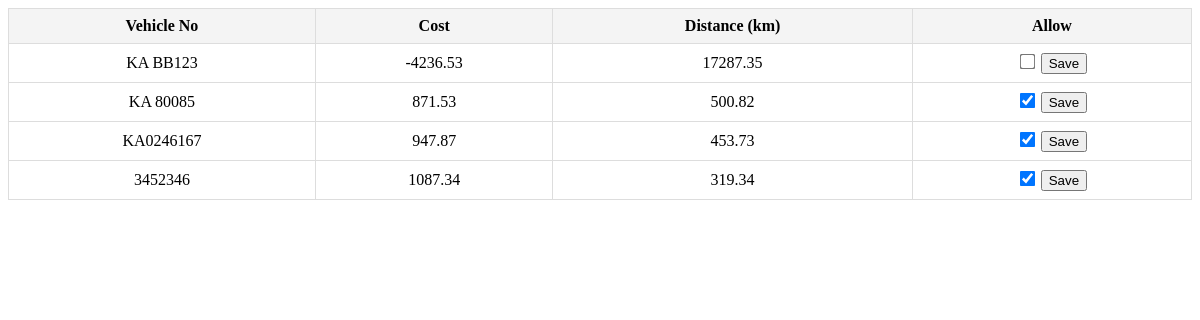
/balance, run on the app's committed database.
### models.py (models this page shows)
class Balance(db.Model):
    vehicle_no = db.Column(db.String(50), db.ForeignKey('registered_vehicles.vehicle_no'), primary_key=True, nullable=False)
    balance = db.Column(db.Float, default=1500, nullable=False)
    distance = db.Column(db.Float, default=0, nullable=False)
    allow = db.Column(db.Boolean, default=True, nullable=False)

### app.py (the view)
@app.route('/balance')
def balance():
    balance = Balance.query.all()
    for i in balance:
        if i.balance<=0:
            i.allow=False
    return render_template('balance.html', balance=balance)

### templates/balance.html (shortened to what this page needs)
<!DOCTYPE html>
<html lang="en">
<head>
</head>
<body>
    <table id="Table">
        <thead>
            <tr>
                <th>Vehicle No</th>
                <th>Cost</th>
                <th>Distance (km)</th>
                <th>Allow</th>
            </tr>
        </thead>
        <tbody>
            {% for item in balance %}
            <tr>
                <td>{{ item.vehicle_no }}</td>
                <td class="status">{{ item.balance }}</td>
                <td>{{ item.distance }}</td>
                <td>
                    <form method="POST" action="/allow_block/{{ item.vehicle_no }}">
                        <input type="checkbox" name="allow" class="allow" {% if item.allow%}checked{% endif %}>
                        <button type="submit">Save</button>
                    </form>
                </td>
            </tr>
            {% endfor %}
        </tbody>
    </table>
</body>
</html>

### templates/balance.html (style rules this page uses)
table { width: 100%; border-collapse: collapse; }
th, td { border: 1px solid #ddd; padding: 8px; text-align: center; }
th { background-color: #f4f4f4; }
input[type="checkbox"] { transform: scale(1.2); }

### data on the page
Balance: vehicle_no "KA BB123", balance "-4236.53", distance "17287.35"
Balance: vehicle_no "KA 80085", balance "871.53", distance "500.82", allow "☑"
Balance: vehicle_no "KA0246167", balance "947.87", distance "453.73", allow "☑"
Balance: vehicle_no "3452346", balance "1087.34", distance "319.34", allow "☑"
